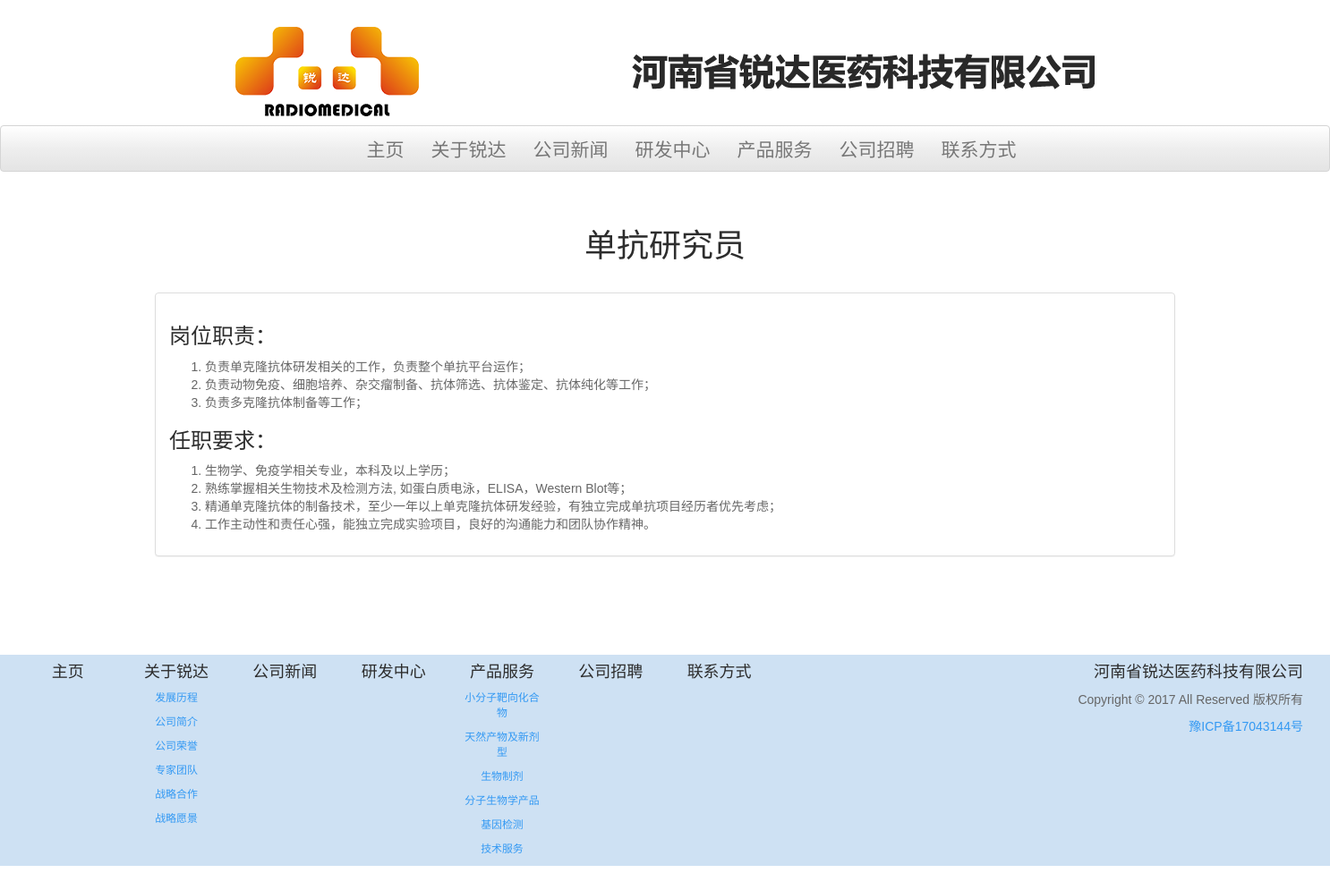
/main/2017/09/30/employment009/employment/, run on the app's committed database.
### main/models.py (models this page shows, shortened)
class Employment(models.Model):
    STATUS_CHOICES = (
        ('draft', 'Draft'),
        ('published', 'Published'),
    )
    CATEGORY_CHOICES = (
        ('employment', 'Employment'),
    )
    category = models.CharField(max_length=10,
                                choices=CATEGORY_CHOICES,
                                default='employment')
    title = models.CharField(max_length=250, default='请编辑职位名称')
    slug = models.SlugField(max_length=250,
                            unique_for_date='publish')
    author = models.ForeignKey(User,
                               related_name='employment_posts')
    profession = models.TextField(default='请编辑专业要求')
    education = models.TextField(default='请编辑学历要求')
    location = models.TextField(default='请编辑工作地点')
    responsibility = RichTextUploadingField(default='请编辑岗位职责')
    requirements = RichTextUploadingField(default='请编辑任职要求')
    add_info = RichTextUploadingField(default='请编辑补充信息，可以为空', blank=True)
    publish = models.DateTimeField(default=timezone.now)
    created = models.DateTimeField(auto_now_add=True)
    updated = models.DateTimeField(auto_now=True)
    status = models.CharField(max_length=10,
                              choices=STATUS_CHOICES,
                              default='draft')
    objects = models.Manager() # The default manager.
    published = PublishedManager() # Our custom manager.
    class Meta:
        ordering = ('-publish',)
        verbose_name_plural = 'Employment'

### main/views.py (the view)
def employment_detail(request, year, month, day, employment, category):
    employment = get_object_or_404(Employment, slug=employment,
                             status='published',
                             publish__year=year,
                             publish__month=month,
                             publish__day=day,
                             category=category)
    return render(
        request,
        "main/employment_detail.html",
        {'employment': employment},
    )

### main/templates/main/employment_detail.html (shortened to what this page needs)
{% extends "main/base.html" %}
{% block main %}
    <div class="container">
        <div class="row">
            <div class="col-md-12">
                <h1 class="text-center" style="padding-top: 2%; padding-bottom: 2%;">{{ employment.title }}</h1>
                <div class="panel panel-default">
                    <div class="panel-body">
                        <h3>岗位职责：</h3>
                        {{ employment.responsibility|safe }}
                        <h3>任职要求：</h3>
                        {{ employment.requirements|safe }}
                    </div>
                </div>
            </div>
        </div>
    </div>
{% endblock main %}

### main/static/main/css/main.css (style rules this page uses)
body,button, input, select, textarea,h1 ,h2, h3, h4, h5, h6 { font-family: 'Noto Sans SC Sliced', sans-serif; }

### data on the page
Employment: title "单抗研究员", responsibility "负责单克隆抗体研发相关的工作，负责整个单抗平台运作； 负责动物免疫、细胞培养、杂交瘤制备、抗体筛选、抗体鉴定、抗体纯化等工作； 负责多克隆抗体制备等工作；", requirements "生物学、免疫学相关专业，本科及以上学历； 熟练掌握相关生物技术及检测方法, 如蛋白质电泳，ELISA，Western Blot等； 精通单克隆抗体的制备技术，至少一年以上单克隆抗体研发经验，有独立完成单抗项目经历者优先考虑； 工作主动性和责任心强，能独立完成实验项目，良好的沟通能力和团队协作精神。"
